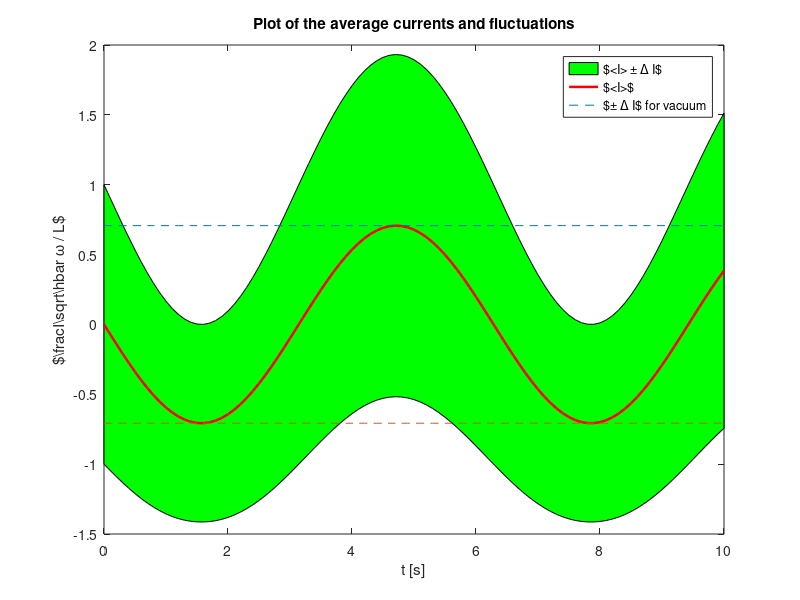

MATLAB code for this plot:
t = 0:0.1:10;
ye1 = -sin(t)/sqrt(2) + (1-0.5*sin(t)).^(0.5);
ye2 = -sin(t)/sqrt(2) -(1-0.5*sin(t)).^(0.5);
y = -sin(t)/sqrt(2);

T = [t, fliplr(t)];
Y = [ye1, fliplr(ye2)];
fill(T, Y, 'g');

hold on

delta1p = zeros(1, length(t));
delta1n = zeros(1, length(t));
for i = 1:length(t)
    delta1p(i) = 1/sqrt(2);
    delta1n(i) = -1/sqrt(2);
end

plot(t, y, 'r', 'LineWidth', 1.8);
hold on
plot(t, delta1p, '--');
hold on
plot(t, delta1n,  '--');
xlabel('t [s]');
ylabel('$\frac{I}{\sqrt{\hbar \omega / L}}$');
title('Plot of the average currents and fluctuations');
legend('$<I> \pm \Delta I$', '$<I>$', '$\pm \Delta I$ for vacuum');
